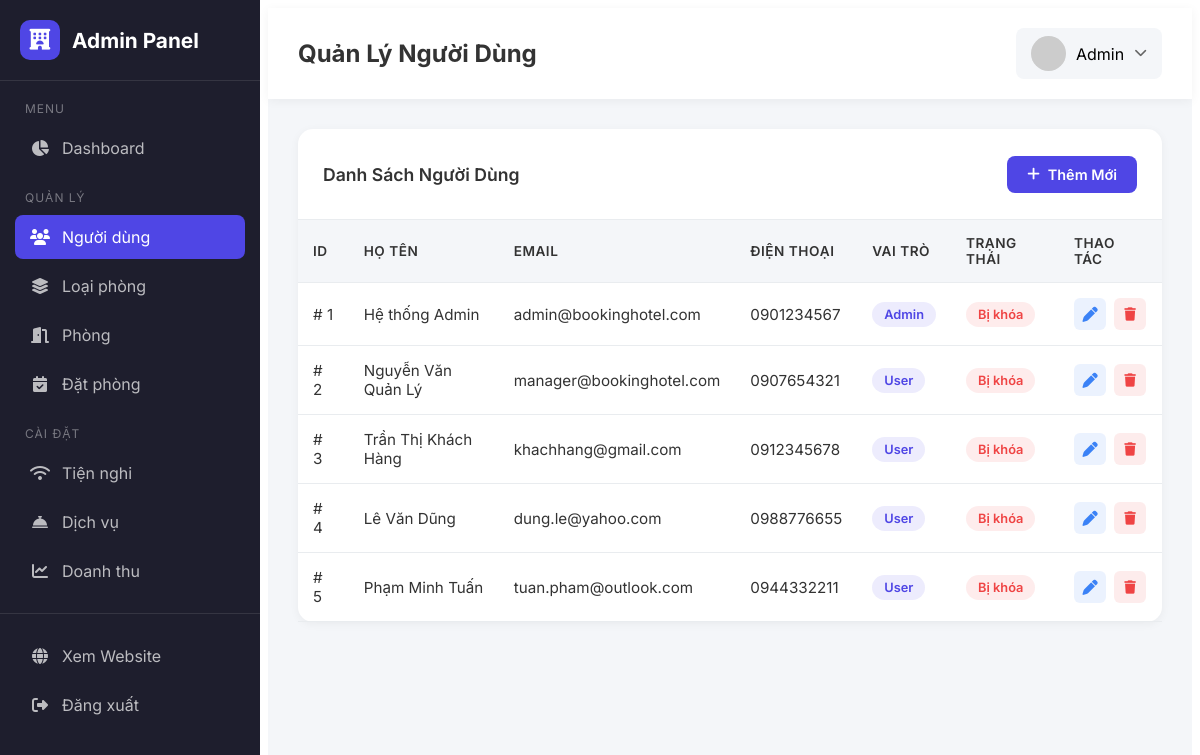
Screenshot of /public/admin/users (signed in) with the database file from the repository.
### tables this page shows
CREATE TABLE `users` (
  `id` int(11) NOT NULL,
  `role_id` int(11) NOT NULL,
  `full_name` varchar(100) DEFAULT NULL,
  `email` varchar(100) NOT NULL,
  `password` varchar(255) NOT NULL,
  `phone` varchar(20) DEFAULT NULL,
  `status` tinyint(4) DEFAULT 1,
  `created_at` datetime DEFAULT current_timestamp()
);

### App/Controllers/Admin/UserController.php (called while the page is built, shortened)
<?php
class UserController extends Controller
{
    private User $userModel;
    public function __construct()
    {
        $this->userModel = new User();
    }
    public function index(): void
    {
        $users = $this->userModel->getAll();
        $this->render('Admin/users/index', [
            'title' => 'Quản lý người dùng - Admin',
            'pageTitle' => 'Quản Lý Người Dùng',
            'currentPage' => 'users',
            'users' => $users,
        ]);
    }
}

### Public/index.php (called while the page is built, shortened)
<?php
require __DIR__ . '/bootstrap.php';
Router::dispatch();

### App/Core/Help.php (called while the page is built, shortened)
<?php
function url(string $path = ''): string
{
    $baseUrl = defined('APP_URL') ? rtrim(APP_URL, '/') : '/doan/public';
    return $baseUrl . '/' . ltrim($path, '/');
}

### Public/bootstrap.php (called while the page is built, shortened)
<?php
spl_autoload_register(function (string $class): void {
    $prefix = 'App\\';
    $baseDir = BASE_PATH . DIRECTORY_SEPARATOR . 'App' . DIRECTORY_SEPARATOR;
    $len = strlen($prefix);
    $relativeClass = substr($class, $len);
    $file = $baseDir . str_replace('\\', DIRECTORY_SEPARATOR, $relativeClass) . '.php';
});
require BASE_PATH . DIRECTORY_SEPARATOR . 'App' . DIRECTORY_SEPARATOR . 'Core' . DIRECTORY_SEPARATOR . 'Help.php';

### App/Core/Database.php (called while the page is built, shortened)
<?php
class Database
{
    private static ?Database $instance = null;
    private ?PDO $pdo = null;
    private array $config;
    private function __construct()
    {
        $configPath = dirname(__DIR__, 2) . DIRECTORY_SEPARATOR . 'Config' . DIRECTORY_SEPARATOR . 'database.php';
        $this->config = require $configPath;
    }
    public static function getInstance(): self
    {
        if (self::$instance === null) {
            self::$instance = new self();
        }
        return self::$instance;
    }
    private function connect(): void
    {
        $dsn = sprintf(
            'mysql:host=%s;port=%d;dbname=%s;charset=%s',
            $this->config['host'],
            $this->config['port'] ?? 3306,
            $this->config['dbname'],
            $this->config['charset'] ?? 'utf8mb4'
        );
        try {
            $this->pdo = new PDO(
                $dsn,
                $this->config['username'],
                $this->config['password'],
                $this->config['options'] ?? []
            );
        } catch (PDOException $e) {
            throw new PDOException(
                'Kết nối database thất bại: ' . $e->getMessage(),
                (int) $e->getCode()
            );
        }
    }
    public function getConnection(): PDO
    {
        return $this->pdo;
    }
}

### Config/database.php (called while the page is built)
<?php
return [
    'host'     => 'localhost',
    'port'     => 3306,
    'dbname'   => 'booking_hotel',
    'username' => 'root',
    'password' => '',
    'charset'  => 'utf8mb4',
    'options'  => [
        PDO::ATTR_ERRMODE            => PDO::ERRMODE_EXCEPTION,
        PDO::ATTR_DEFAULT_FETCH_MODE => PDO::FETCH_ASSOC,
        PDO::ATTR_EMULATE_PREPARES   => false,
    ],
];

### App/Core/Model.php (called while the page is built, shortened)
<?php
abstract class Model
{
    protected PDO $pdo;
    protected string $table = '';
    public function __construct()
    {
        $this->pdo = Database::getInstance()->getConnection();
    }
    public function getAll(): array
    {
        $sql = "SELECT * FROM `{$this->table}`";
        $stmt = $this->pdo->query($sql);
        return $stmt->fetchAll(PDO::FETCH_ASSOC) ?: [];
    }
}

### App/Views/Admin/users/index.php (the view)
<div class="admin-card">
    <div class="admin-card-header">
        <h2 class="admin-card-title">Danh Sách Người Dùng</h2>
        <a href="<?= \App\Core\url('/admin/users/create') ?>" class="admin-btn admin-btn-primary">
            <i class="fa-solid fa-plus"></i> Thêm Mới
        </a>
    </div>
    <div class="admin-card-body" style="padding: 0;">
        <table class="admin-table">
            <thead>
                <tr>
                    <th>ID</th>
                    <th>Họ Tên</th>
                    <th>Email</th>
                    <th>Điện Thoại</th>
                    <th>Vai Trò</th>
                    <th>Trạng Thái</th>
                    <th>Thao Tác</th>
                </tr>
            </thead>
            <tbody>
                <?php if (!empty($users)): ?>
                    <?php foreach ($users as $user): ?>
                        <tr>
                            <td>#
                                <?= $user['id'] ?>
                            </td>
                            <td>
                                <?= htmlspecialchars($user['full_name']) ?>
                            </td>
                            <td>
                                <?= htmlspecialchars($user['email']) ?>
                            </td>
                            <td>
                                <?= htmlspecialchars($user['phone'] ?? '-') ?>
                            </td>
                            <td><span class="badge badge-primary">
                                    <?= $user['role_id'] == 1 ? 'Admin' : 'User' ?>
                                </span></td>
                            <td>
                                <?php $status = $user['status'] ?? 'active'; ?>
                                <span class="badge <?= $status === 'active' ? 'badge-success' : 'badge-danger' ?>">
                                    <?= $status === 'active' ? 'Hoạt động' : 'Bị khóa' ?>
                                </span>
                            </td>
                            <td>
                                <div class="action-btns">
                                    <a href="<?= \App\Core\url('/admin/users/' . $user['id'] . '/edit') ?>" class="action-btn action-btn-edit"
                                        title="Sửa">
                                        <i class="fa-solid fa-pen"></i>
                                    </a>
                                    <form action="<?= \App\Core\url('/admin/users/' . $user['id'] . '/delete') ?>" method="POST" style="display: inline;"
                                        onsubmit="return confirm('Bạn có chắc muốn xóa?');">
                                        <button type="submit" class="action-btn action-btn-delete" title="Xóa">
                                            <i class="fa-solid fa-trash"></i>
                                        </button>
                                    </form>
                                </div>
                            </td>
                        </tr>
                    <?php endforeach; ?>
                <?php else: ?>
                    <tr>
                        <td colspan="7" style="text-align: center; padding: 30px; color: #666;">Chưa có người dùng nào</td>
                    </tr>
                <?php endif; ?>
            </tbody>
        </table>
    </div>
</div>

### App/Core/Router.php (shortened to what this page needs)
<?php
class Router
{
    private static array $routes = [];
    private static ?string $basePath = null;
    private static function addRoute(string $method, string $path, string $controller, string $action, $middlewares = []): void
    {
        $middlewares = is_array($middlewares) ? $middlewares : [$middlewares];
        self::$routes[] = [
            'method' => strtoupper($method),
            'path' => self::normalizePath($path),
            'controller' => $controller,
            'action' => $action,
            'middlewares' => array_filter($middlewares),
        ];
    }
    private static function normalizePath(string $path): string
    {
        $path = trim($path, '/');
        return $path === '' ? '/' : '/' . $path;
    }
    public static function dispatch(): void
    {
        $method = $_SERVER['REQUEST_METHOD'] ?? 'GET';
        $uri = self::getCurrentUri();
        foreach (self::$routes as $route) {
            if ($route['method'] !== $method) {
                continue;
            }
            $params = [];
            if (self::matchRoute($route['path'], $uri, $params)) {
                $controllerClass = $route['controller'];
                $action = $route['action'];
                $middlewares = $route['middlewares'] ?? [];
                $runController = function () use ($controllerClass, $action, $params) {
                    if (!class_exists($controllerClass)) {
                        self::handleError(404, "Controller not found: {$controllerClass}");
                        return;
                    }
                    $controller = new $controllerClass();
                    if (!method_exists($controller, $action)) {
                        self::handleError(404, "Method not found: {$controllerClass}::{$action}()");
                        return;
                    }
                    call_user_func_array([$controller, $action], $params);
                };
                $next = $runController;
                foreach (array_reverse($middlewares) as $middlewareClass) {
                    $current = $next;
                    $next = function () use ($middlewareClass, $current) {
                        $m = new $middlewareClass();
                        $m->handle($current);
                    };
                }
                $next();
                return;
            }
        }
    }
    private static function matchRoute(string $pattern, string $uri, array &$params = []): bool
    {
        $params = [];
        $patternParts = explode('/', trim($pattern, '/'));
        $uriParts = explode('/', trim($uri, '/'));
        if (count($patternParts) !== count($uriParts)) {
            return false;
        }
        foreach ($patternParts as $index => $part) {
            if (preg_match('/^{(\w+)}$/', $part, $matches)) {
                $params[] = $uriParts[$index] ?? null;
            } elseif ($part !== ($uriParts[$index] ?? '')) {
                return false;
            }
        }
        return true;
    }
    private static function getCurrentUri(): string
    {
        $uri = $_SERVER['REQUEST_URI'] ?? '/';
        $uri = parse_url($uri, PHP_URL_PATH);
        $basePath = self::getBasePath();
        if ($basePath && strpos($uri, $basePath) === 0) {
            $uri = substr($uri, strlen($basePath));
        }
        return self::normalizePath($uri);
    }
    private static function getBasePath(): string
    {
        if (self::$basePath !== null) {
            return self::$basePath;
        }
        $scriptName = $_SERVER['SCRIPT_NAME'] ?? '';
        $scriptDir = dirname($scriptName);
        self::$basePath = $scriptDir === '/' ? '' : $scriptDir;
        return self::$basePath;
    }
    public static function setBasePath(string $path): void
    {
        self::$basePath = rtrim($path, '/');
    }
}

### Public/assets/css/admin.css (style rules this page uses)
:root { --admin-primary: #4f46e5; --admin-primary-dark: #4338ca; --admin-sidebar-bg: #1e1e2d; --admin-sidebar-hover: #2a2a3d; --admin-header-bg: #fff; --admin-body-bg: #f4f6f9; --admin-card-bg: #fff; --admin-text: #333; --admin-text-light: #6c757d; --admin-border: #e9ecef; --admin-success: #10b981; --admin-warning: #f59e0b; --admin-danger: #ef4444; --admin-info: #3b82f6; --admin-font: 'Inter', -apple-system, BlinkMacSystemFont, 'Segoe UI', Roboto, sans-serif; }
.admin-wrapper *:not(i):not([class*="fa-"]) { font-family: inherit; }
.admin-card { background: var(--admin-card-bg); border-radius: 15px; box-shadow: 0 2px 10px rgba(0, 0, 0, 0.05); margin-bottom: 25px; }
.admin-card-header { padding: 20px 25px; border-bottom: 1px solid var(--admin-border); display: flex; align-items: center; justify-content: space-between; }
.admin-card-title { font-size: 1.1rem; font-weight: 600; color: var(--admin-text); }
.admin-card-body { padding: 25px; }
.admin-table { width: 100%; border-collapse: collapse; }
.admin-table th, .admin-table td { padding: 15px; text-align: left; border-bottom: 1px solid var(--admin-border); }
.admin-table th { background: var(--admin-body-bg); font-weight: 600; color: var(--admin-text); font-size: 0.85rem; text-transform: uppercase; letter-spacing: 0.5px; }
.admin-table td { color: var(--admin-text); font-size: 0.95rem; }
.badge { display: inline-block; padding: 5px 12px; border-radius: 20px; font-size: 0.8rem; font-weight: 600; }
.badge-danger { background: rgba(239, 68, 68, 0.1); color: var(--admin-danger); }
.badge-primary { background: rgba(79, 70, 229, 0.1); color: var(--admin-primary); }
.admin-btn { display: inline-flex; align-items: center; gap: 8px; padding: 10px 20px; border-radius: 8px; font-weight: 600; font-size: 0.9rem; cursor: pointer; border: none; transition: all 0.2s ease; text-decoration: none; }
.admin-btn-primary { background: var(--admin-primary); color: #fff; }
.action-btns { display: flex; gap: 8px; }
.action-btn { width: 32px; height: 32px; border-radius: 6px; display: flex; align-items: center; justify-content: center; cursor: pointer; border: none; transition: all 0.2s ease; text-decoration: none; }
.action-btn-edit { background: rgba(59, 130, 246, 0.1); color: var(--admin-info); }
.action-btn-delete { background: rgba(239, 68, 68, 0.1); color: var(--admin-danger); }

### rows the page displays
users: id "1", full_name "Hệ thống Admin", email "admin@bookinghotel.com", phone "0901234567", status "Bị khóa"
users: id "2", full_name "Nguyễn Văn Quản Lý", email "manager@bookinghotel.com", phone "0907654321", shows "User", status "Bị khóa"
users: id "3", full_name "Trần Thị Khách Hàng", email "khachhang@gmail.com", phone "0912345678", shows "User", status "Bị khóa"
users: id "4", full_name "Lê Văn Dũng", email "dung.le@yahoo.com", phone "0988776655", shows "User", status "Bị khóa"
users: id "5", full_name "Phạm Minh Tuấn", email "tuan.pham@outlook.com", phone "0944332211", shows "User", status "Bị khóa"
